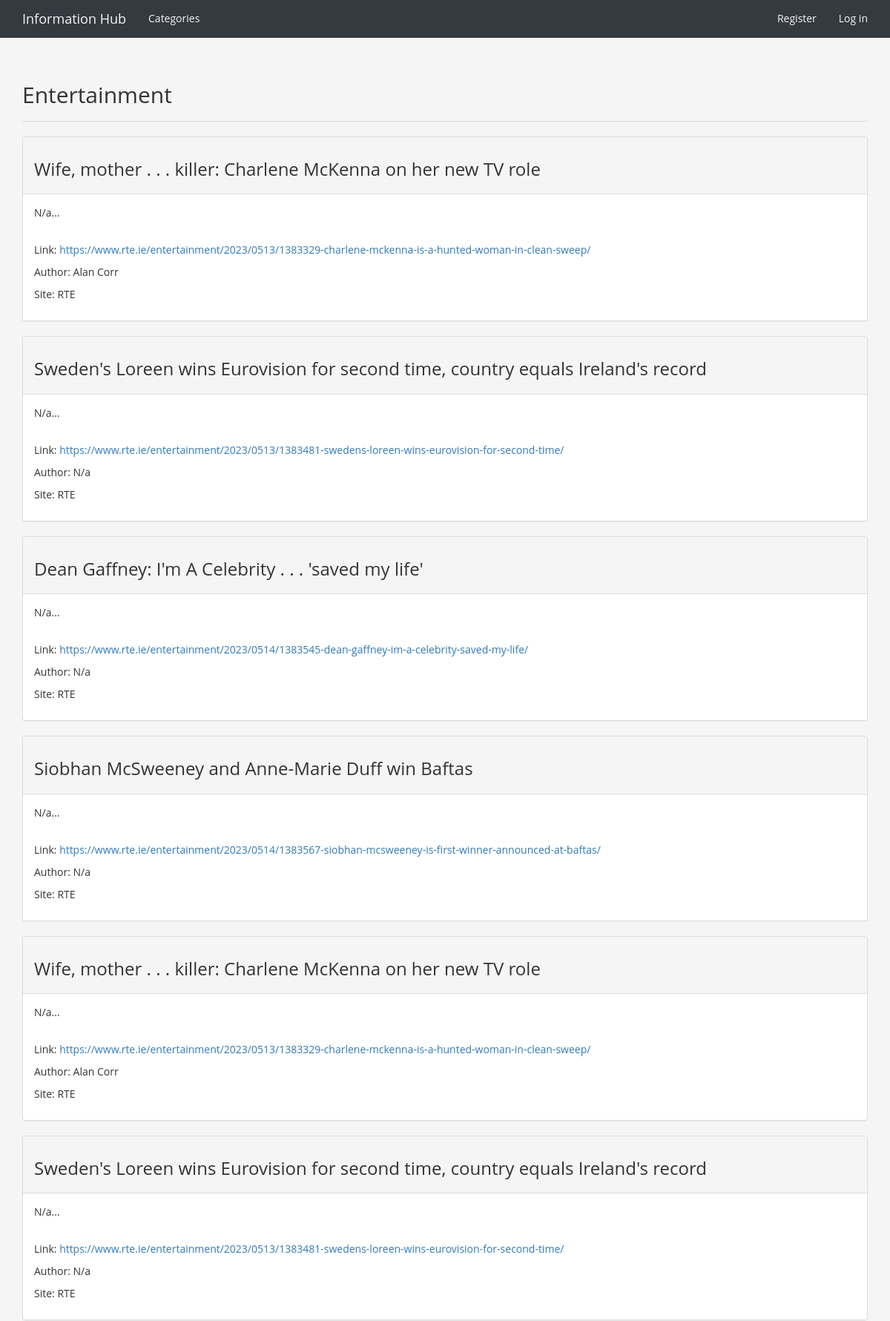
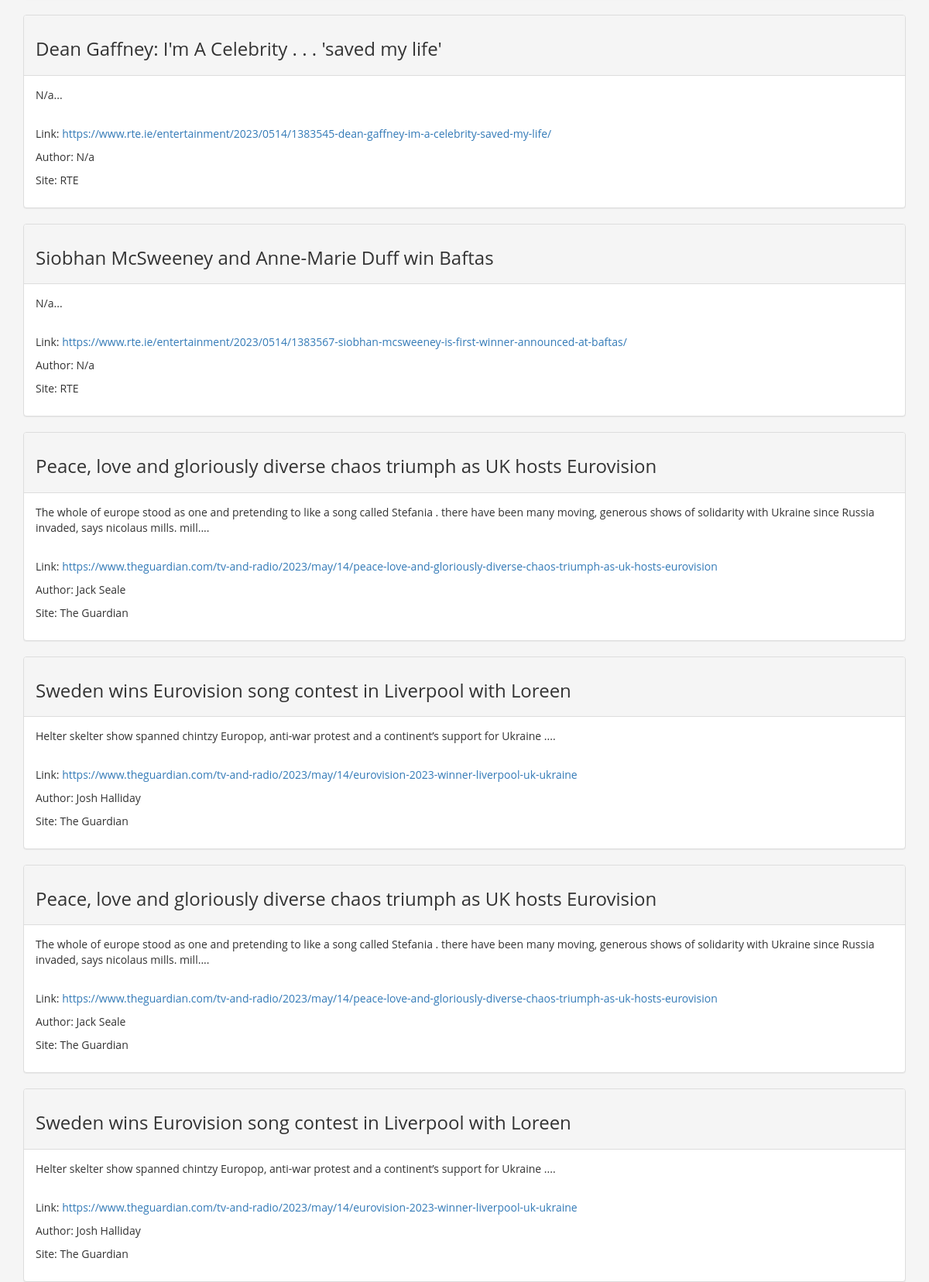
The page /categories/3/ (upper part) on the database its author committed (2 pictures, top to bottom).
### info_hubs/models.py (models this page shows, shortened)
class Category(models.Model):
    text = models.CharField(max_length=200)
    date_added = models.DateTimeField(auto_now_add=True)
    class Meta:
        verbose_name_plural = 'categories'
    def __str__(self):
        return self.text

class Article(models.Model):
    category = models.ForeignKey(
        Category,
        on_delete=models.CASCADE
    )
    text = models.TextField()
    date_added = models.DateTimeField(auto_now_add=True)
    class Meta:
        verbose_name_plural = 'articles'
    def __str__(self):
        return self.text

### info_hubs/views.py (the view)
# urls.py: re_path('^categories/(?P<category_id>\d+)/$', views.category, name='category'),
def category(request, category_id):
    category = Category.objects.get(id=category_id)
    articles = category.article_set.order_by('-date_added')
    for article in articles:
        soup = BeautifulSoup(article.text, 'html.parser')
        headline = soup.find('h3')
        image = soup.find('a href')
        if headline:
            article.headline = headline.text
            article.text = str(soup).replace(str(headline), '')
        if image:
            article.image = image['href']
            article.text = str(soup).replace(str(image), '')
    context = {'category': category, 'articles': articles}
    return render(request, 'info_hubs/category.html', context)

### info_hubs/templates/info_hubs/category.html (shortened to what this page needs)
{% extends 'info_hubs/base.html' %}
{% block header %}
  <h2>{{ category }}</h2>
{% endblock header %}
{% block content %}
  {% for article in articles %}
      <div class="panel panel-default">
        <div class="panel-heading">
        <h3>
          {{ article.headline }}
        </h3>
      </div>
      <div class="panel-body">
        {{ article|safe }}
      </div>
    </div>
    {% empty %}
      There are no entries for this topic yet.
    {% endfor %}
{% endblock content %}

### info_hubs/templates/info_hubs/base.html (style rules this page uses)
body { background-color: #f5f5f5; font-family: 'Open Sans', sans-serif; }

### rows shown on the page
Category: text "Entertainment"
Article: headline "Wife, mother . . . killer: Charlene McKenna on her new TV role", text "N/a... Link: https://www.rte.ie/entertainment/2023/0513/1383329-charlene-mckenna-is-a-hunted-woman-in-clean-sweep/ Author: Alan Corr Site: RTE"
Article: headline "Sweden's Loreen wins Eurovision for second time, country equals Ireland's record", text "N/a... Link: https://www.rte.ie/entertainment/2023/0513/1383481-swedens-loreen-wins-eurovision-for-second-time/ Author: N/a Site: RTE"
Article: headline "Dean Gaffney: I'm A Celebrity . . . 'saved my life'", text "N/a... Link: https://www.rte.ie/entertainment/2023/0514/1383545-dean-gaffney-im-a-celebrity-saved-my-life/ Author: N/a Site: RTE"
Article: headline "Siobhan McSweeney and Anne-Marie Duff win Baftas", text "N/a... Link: https://www.rte.ie/entertainment/2023/0514/1383567-siobhan-mcsweeney-is-first-winner-announced-at-baftas/ Author: N/a Site: RTE"
Article: headline "Wife, mother . . . killer: Charlene McKenna on her new TV role", text "N/a... Link: https://www.rte.ie/entertainment/2023/0513/1383329-charlene-mckenna-is-a-hunted-woman-in-clean-sweep/ Author: Alan Corr Site: RTE"
Article: headline "Sweden's Loreen wins Eurovision for second time, country equals Ireland's record", text "N/a... Link: https://www.rte.ie/entertainment/2023/0513/1383481-swedens-loreen-wins-eurovision-for-second-time/ Author: N/a Site: RTE"
Article: headline "Dean Gaffney: I'm A Celebrity . . . 'saved my life'", text "N/a... Link: https://www.rte.ie/entertainment/2023/0514/1383545-dean-gaffney-im-a-celebrity-saved-my-life/ Author: N/a Site: RTE"
Article: headline "Siobhan McSweeney and Anne-Marie Duff win Baftas", text "N/a... Link: https://www.rte.ie/entertainment/2023/0514/1383567-siobhan-mcsweeney-is-first-winner-announced-at-baftas/ Author: N/a Site: RTE"
Article: headline "Peace, love and gloriously diverse chaos triumph as UK hosts Eurovision", text "The whole of europe stood as one and pretending to like a song called Stefania . there have been many moving, generous shows of solidarity with Ukraine since Russia invaded, says nicolaus mills. mill.... Link: https://www.theguardian.com/tv-and-radio/2023/may/14/peace-love-and-gloriously-diverse-chaos-triumph-as-uk-hosts-eurovision Author: Jack Seale Site: The Guardian"
Article: headline "Sweden wins Eurovision song contest in Liverpool with Loreen", text "Helter skelter show spanned chintzy Europop, anti-war protest and a continent’s support for Ukraine .... Link: https://www.theguardian.com/tv-and-radio/2023/may/14/eurovision-2023-winner-liverpool-uk-ukraine Author: Josh Halliday Site: The Guardian"
Article: headline "Peace, love and gloriously diverse chaos triumph as UK hosts Eurovision", text "The whole of europe stood as one and pretending to like a song called Stefania . there have been many moving, generous shows of solidarity with Ukraine since Russia invaded, says nicolaus mills. mill.... Link: https://www.theguardian.com/tv-and-radio/2023/may/14/peace-love-and-gloriously-diverse-chaos-triumph-as-uk-hosts-eurovision Author: Jack Seale Site: The Guardian"
Article: headline "Sweden wins Eurovision song contest in Liverpool with Loreen", text "Helter skelter show spanned chintzy Europop, anti-war protest and a continent’s support for Ukraine .... Link: https://www.theguardian.com/tv-and-radio/2023/may/14/eurovision-2023-winner-liverpool-uk-ukraine Author: Josh Halliday Site: The Guardian"
